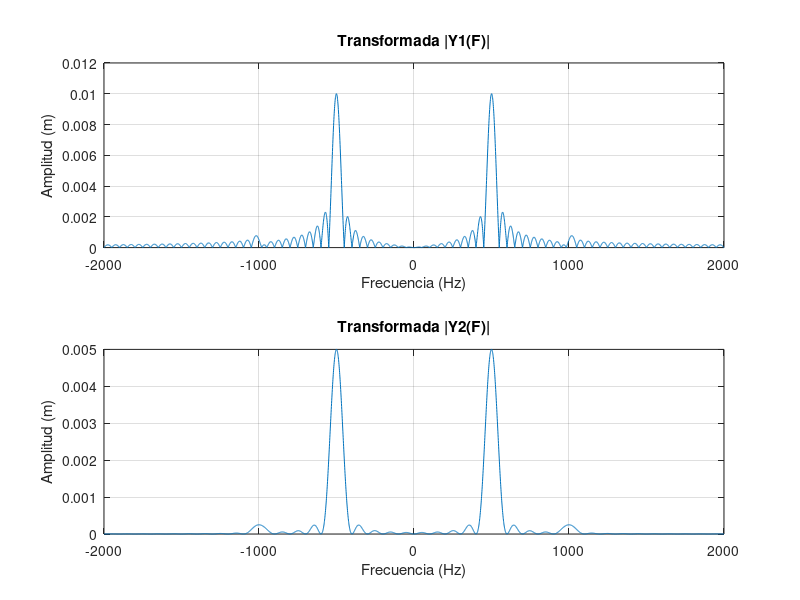
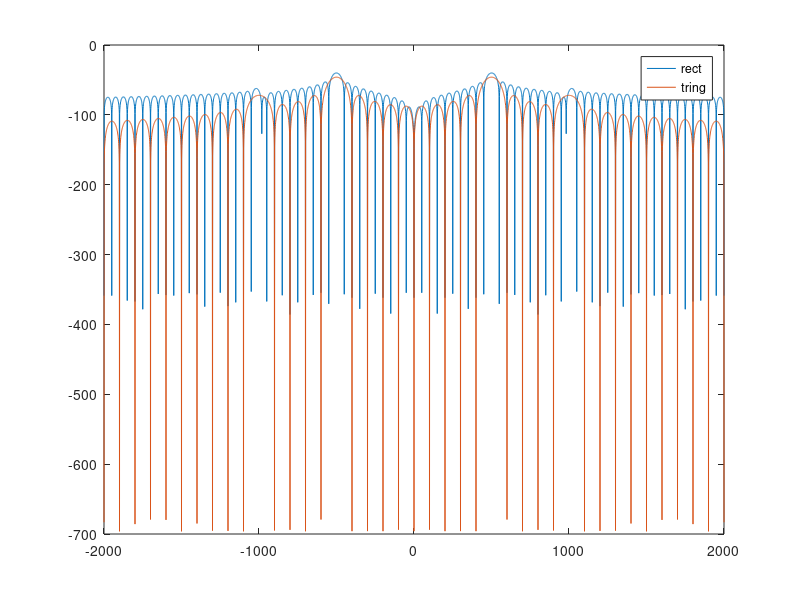

These charts were generated, in order, by the following MATLAB code:
%%ej2 

A=1;
B=0.05;

f0=500;
f1=1000;

T=0.02;
fm=1;
f=-2000:fm:2000;

y1 = (A*T)/2 * sinc(T*(f-f0))+(A*T)/2 * sinc(T*(f+f0))+(B*T)/2 * sinc(T*(f-f1))+(B*T)/2 * sinc(T*(f+f1));

y2 = (A*T)/4 * sinc(T/2*(f-f0)).^2+(A*T)/4 * sinc(T/2*(f+f0)).^2+(B*T)/4 * sinc(T/2*(f-f1)).^2+(B*T)/4 * sinc(T/2*(f+f1)).^2;

figure

subplot(2,1,1);
plot(f,abs(y1));
xlabel("Frecuencia (Hz)");
ylabel("Amplitud (m)");
grid
title("Transformada |Y1(F)|");

subplot(2,1,2);
plot(f,abs(y2));
xlabel("Frecuencia (Hz)");
ylabel("Amplitud (m)");
grid
title("Transformada |Y2(F)|");

figure
plot(f, 20*log10(abs(y1)));
hold on;
plot(f, 20*log10(abs(y2)));
legend('rect', 'tring');

%Es diferencia millor amb la finestra del triangle.
